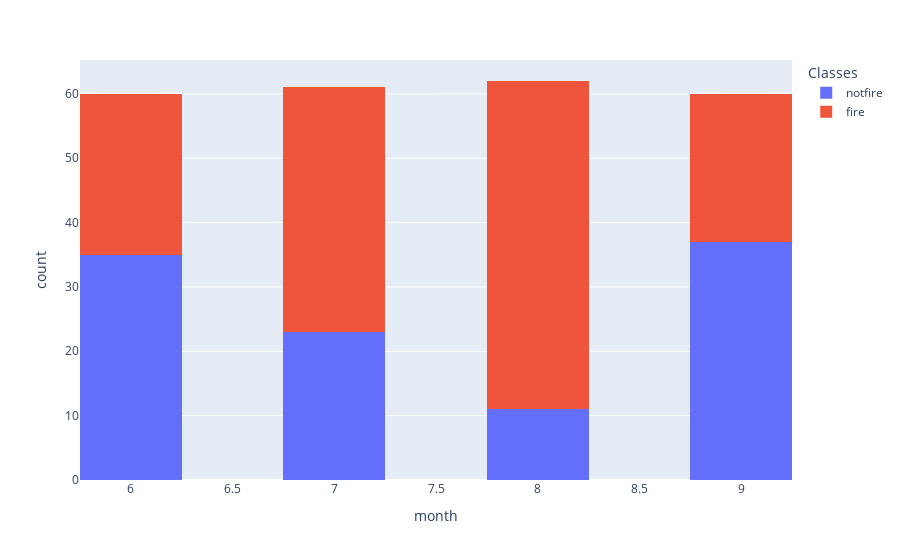

Here is the notebook cell this chart was saved with:
### Code cell
px.histogram(df, x="month", color="Classes" , nbins = 12)

### Figure 1 — Plotly figure (JSON) as saved in the notebook; plotly's stock layout.template omitted (floating-point values rounded to 4 significant figures; data arrays with more than 128 entries replaced by an {"elided": "..."} marker saying what was removed)
{"data": [{"alignmentgroup": "True", "bingroup": "x", "hovertemplate": "Classes=notfire<br>month=%{x}<br>count=%{y}<extra></extra>", "legendgroup": "notfire", "marker": {"color": "#636efa", "pattern": {"shape": ""}}, "name": "notfire", "nbinsx": 12, "offsetgroup": "notfire", "orientation": "v", "showlegend": true, "type": "histogram", "x": [6, 6, 6, 6, 6, 6, 6, 6, 6, 6, 6, 6, 6, 6, 6, 6, 6, 7, 7, 7, 7, 7, 7, 7, 7, 7, 7, 7, 7, 7, 7, 7, 7, 8, 8, 8, 8, 8, 8, 8, 9, 9, 9, 9, 9, 9, 9, 9, 9, 9, 9, 9, 9, 9, 9, 9, 9, 9, 9, 9, 9, 9, 9, 6, 6, 6, 6, 6, 6, 6, 6, 6, 6, 6, 6, 6, 6, 6, 6, 6, 6, 7, 7, 7, 7, 7, 7, 7, 8, 8, 8, 8, 9, 9, 9, 9, 9, 9, 9, 9, 9, 9, 9, 9, 9, 9], "xaxis": "x", "yaxis": "y"}, {"alignmentgroup": "True", "bingroup": "x", "hovertemplate": "Classes=fire<br>month=%{x}<br>count=%{y}<extra></extra>", "legendgroup": "fire", "marker": {"color": "#EF553B", "pattern": {"shape": ""}}, "name": "fire", "nbinsx": 12, "offsetgroup": "fire", "orientation": "v", "showlegend": true, "type": "histogram", "x": {"elided": "137 int values"}, "xaxis": "x", "yaxis": "y"}], "layout": {"barmode": "relative", "legend": {"title": {"text": "Classes"}, "tracegroupgap": 0}, "margin": {"t": 60}, "xaxis": {"anchor": "y", "domain": [0, 1], "title": {"text": "month"}}, "yaxis": {"anchor": "x", "domain": [0, 1], "title": {"text": "count"}}}}
